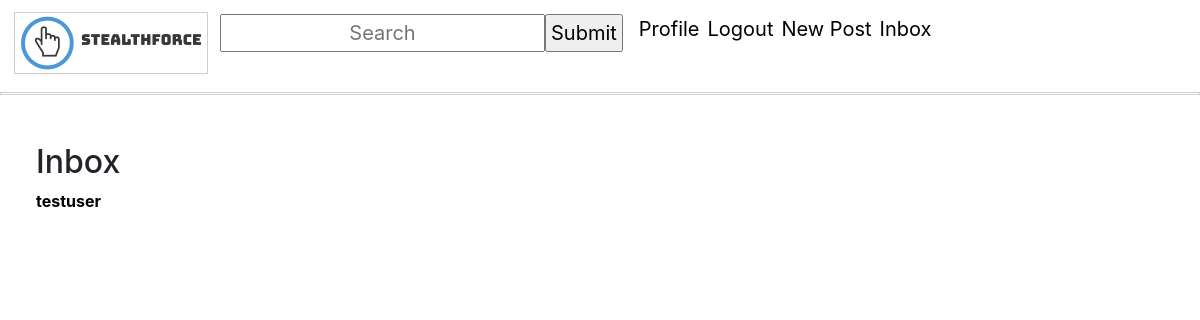
Before: /direct/inbox/ (signed in) with the older database file.
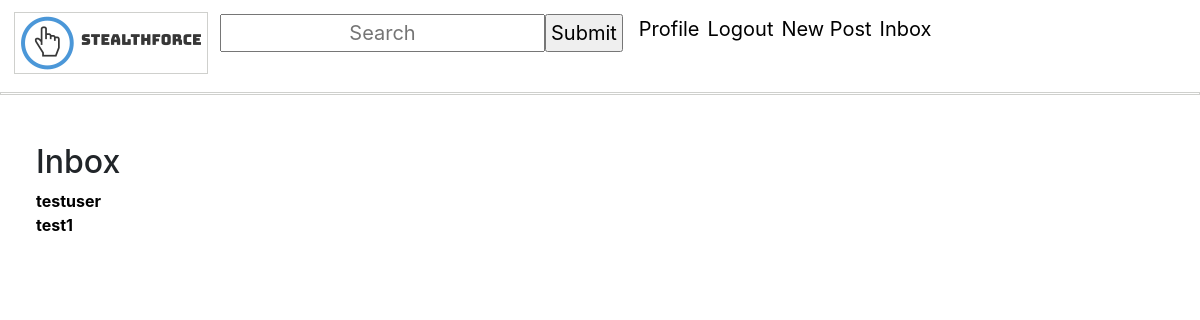
After: the same page with the newer database file.
### messaging/models.py (models this page shows)
class Conversation(models.Model):
    user1 = models.ForeignKey(User, on_delete=models.CASCADE, related_name="user1")
    user2 = models.ForeignKey(User, on_delete=models.CASCADE,  related_name="user2")

### users/models.py (models this page shows, shortened)
class Account(AbstractBaseUser):
    email = models.EmailField(verbose_name="email", max_length=60, unique=True)
    username = models.CharField(max_length=30, unique=True)
    date_joined = models.DateTimeField(verbose_name='date joined', auto_now_add=True)
    last_login = models.DateTimeField(verbose_name='last login', auto_now=True)
    is_admin = models.BooleanField(default=False)
    is_staff = models.BooleanField(default=False)
    is_superuser = models.BooleanField(default=False)
    is_active = models.BooleanField(default=True)
    followers = models.ManyToManyField("Account", blank=True, symmetrical=False, related_name="people_followers")
    following = models.ManyToManyField("Account", blank=True, symmetrical=False, related_name="people_following")
    profile_picture = models.ImageField(null=True, blank=True, default = 'static/default.png')
    USERNAME_FIELD = 'email' #allows user to login with email instead of username/id
    REQUIRED_FIELDS = ['username']
    objects = MyAccountManager()

### messaging/views.py (the view)
# urls.py: path('direct/inbox/', messaging_views.inbox_view, name='inbox'),
def inbox_view(request):
    allOthers = set()
    all_messages = Message.objects.filter(recipient=request.user) | Message.objects.filter(sender=request.user)
    for message in all_messages:
        if message.recipient == request.user:
            allOthers.add(message.sender)
        elif message.sender == request.user:
            allOthers.add(message.recipient)
    threads = Conversation.objects.all()
    return render(request, 'messaging/inbox.html', {'all_messages':all_messages, 'threads':threads})

### messaging/templates/messaging/inbox.html
{% extends 'main_app/base.html' %}
{% block body %}
    <div id="inbox_div">
    <h2>Inbox</h2>
    {% for thread in threads %}
        {% if thread.user1 == user %}
            <a href="/direct/t/{{ thread.id }}"><b>{{ thread.user2.username }}</b></a>
        {% else %}
            <a href="/direct/t/{{ thread.id }}"><b>{{ thread.user1.username }}</b></a>
        {% endif %}
        <br>
    {% endfor %}
        </div>
{% endblock %}

Changed rows visible on the page:
added Conversation: user2.username "test1"
